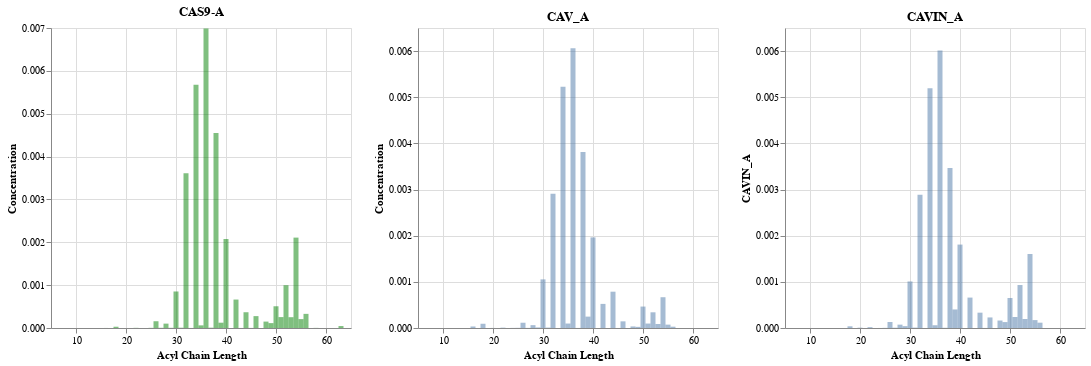

Notebook cell for this chart:
### Code cell
# move 'Acyl Chain Length' from index into column so altair can access
l = lengths.reset_index()

a = alt.Chart(l).mark_bar(color='#008000', opacity=0.5).encode(
    x='Acyl Chain Length:Q',
    y=alt.Y('CAS9-A:Q').title('Concentration')
).properties(
    title='CAS9-A'
)

b = alt.Chart(l).mark_bar(opacity=0.5).encode(
    x='Acyl Chain Length:Q',
    y=alt.Y('CAV_A:Q').title('Concentration'),
).properties(
    title=('CAV_A')
)

c = alt.Chart(l).mark_bar(opacity=0.5).encode(
    x='Acyl Chain Length:Q',
    y=alt.Y('CAVIN_A')
).properties(
    title='CAVIN_A'
)

a | b | c
